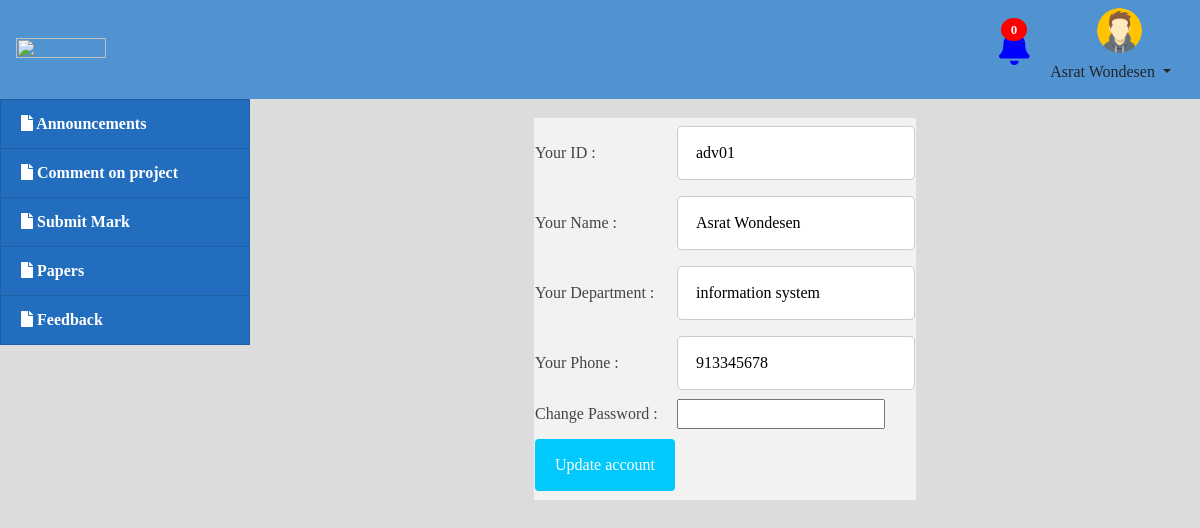
The page /advisor/index.php?page=profile (signed in) on the database its author committed.
### tables this page shows
CREATE TABLE `advisors` (
  `adv_id` varchar(6) NOT NULL,
  `adv_name` varchar(30) NOT NULL,
  `adv_phone` int(11) NOT NULL,
  `student_id` varchar(12) NOT NULL,
  `password` varchar(200) DEFAULT NULL,
  `dept` varchar(35) NOT NULL,
  `isactivated` bit(1) NOT NULL DEFAULT b'0',
  `isnew` bit(1) NOT NULL DEFAULT b'1'
);

### advisor/profile.php (the view, shortened to what this page needs)
</head>
<body>
<table bgcolor="#f2f2f2" style="padding:50px" align="center">
<form onSubmit="return validateform()"  action="" method="post">
<tr>
    <?php
    $login_adv_id=$_SESSION['login_adv_id'];
    include 'db_connect.php';
    $sql = "SELECT * FROM advisors where adv_id='$login_adv_id'";
    $result = $conn->query($sql);
    if ($result->num_rows > 0) {
        $row = $result->fetch_assoc();
        $adv_id=$row['adv_id'];
        $adv_name=$row['adv_name'];
        $dept=$row['dept'];
        $phone=$row['adv_phone'];
          }
      else {
        echo "can not find profile";
      }
    ?>
<td> Your ID : </td><td><input type="text" required  name="adv_id" value="<?php echo $adv_id?>"></td>
</tr>
<tr>
<td> Your Name : </td><td><input type="text" required  name="adv_name" value="<?php echo $adv_name?>"></td>
</tr>
<tr>
<td> Your Department : </td><td><input type="text" required  name="dept" value="<?php echo $dept?>"></td>
</tr>
<tr>
<td> Your Phone : </td><td><input type="text" required  name="phone" value="<?php echo $phone?>"></td>
</tr>
<tr>
<td> Change Password : </td><td><input type="password" name="password" value=""></td>
</tr>
<tr>
<td><input type="submit" name="submit" value="Update account"></td></tr>
</form>
</table>

### assets/css/style.css (style rules this page uses)
body { font-family: "Open Sans", sans-serif; color: #444444; width: 100%; height: calc(100%); }

### advisor/index.php (style rules this page uses)
body { background: #80808045; }

### advisor/profile.php (style rules this page uses)
body { margin:0px; font-family:Baskerville, 'Palatino Linotype', Palatino, 'Century Schoolbook L', 'Times New Roman', serif; }
input[type=text], select { width: 100%; border-radius: 5px; margin: 7px 0; border: 1px solid #ccc; padding: 14px 18px; display: inline-block; box-sizing: border-box; }
input[type=submit] { width: 100%; border: none; color: white; padding: 14px 20px; background-color: #01c9fb; margin: 8px 0; cursor: pointer; border-radius: 4px; }

### rows shown on the page
advisors: adv_id "adv01", adv_name "Asrat Wondesen", dept "information system", phone "913345678"

### other values the page prints
$newMessage['newm'] "0"
$adv_name "Asrat Wondesen"
